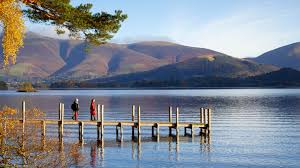
#> input picture assignment4/HW4-4-3_photosketch/input/2.jpg, 300 x 168 px, found by its file name
$ python HW4-4-3_photosketch.py
#> lines starting #> are read from the running program, lines starting #| are printed output that depends on the picture
import cv2
import numpy as np

image = cv2.imread ("assignment4\HW4-4-3_photosketch\input/2.jpg")
#> image is the input picture: shape (168, 300, 3); mean B, G, R 146.9, 136.5, 129.5
image=cv2.cvtColor (image,cv2.COLOR_BGR2GRAY)
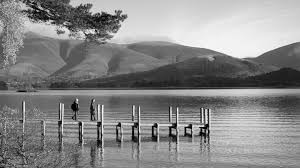
#> image: shape (168, 300); min 0, max 254, mean 135.6

inverted_image = 255 - image
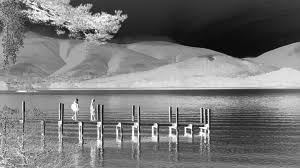
#> inverted_image: shape (168, 300); min 1, max 255, mean 119.4
blured_image = cv2.GaussianBlur (inverted_image , (21,21), 0)
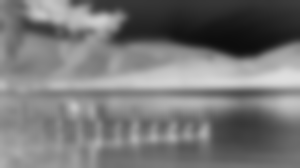
#> blured_image: shape (168, 300); min 13, max 223, mean 119.3
inverted_blured_image = 255 - blured_image
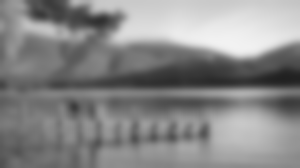
#> inverted_blured_image: shape (168, 300); min 32, max 242, mean 135.7

sketch = image/ inverted_blured_image
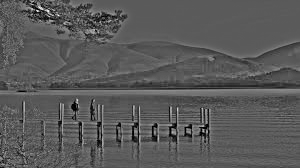
#> sketch: shape (168, 300) float64; min 0, max 2.8, mean 0.986; drawn with min black and max white
sketch = sketch * 255
sketh = sketch.astype(np.uint8)
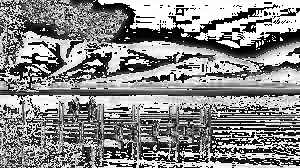
#> sketh: shape (168, 300); min 0, max 255, mean 137.9

cv2.imwrite ("assignment4\HW4-4-3_photosketch/result.jpg",sketch)
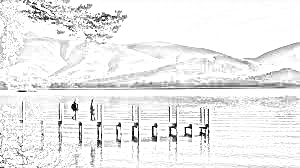
#> saved as result.jpg: shape (168, 300); min 0, max 255, mean 236.3

$ run again, with assignment4/HW4-4-3_photosketch/input/1.jpg copied over assignment4/HW4-4-3_photosketch/input/2.jpg
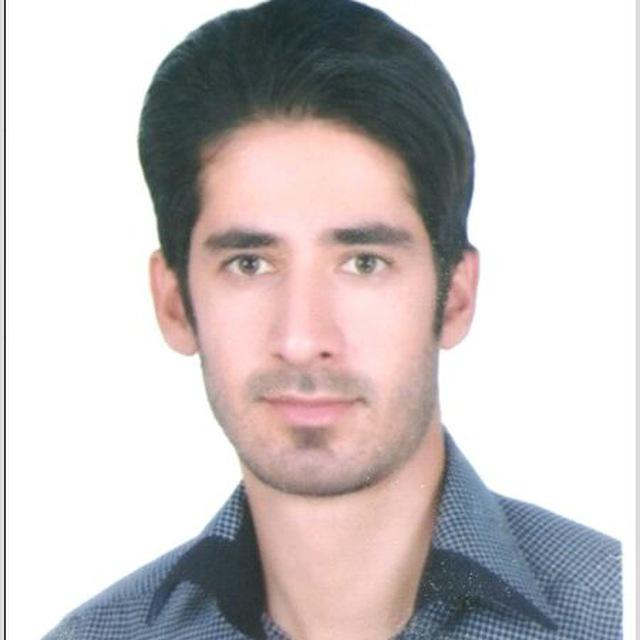
#> input picture assignment4/HW4-4-3_photosketch/input/1.jpg, 640 x 640 px, found by its file name
#> image is the input picture: shape (640, 640, 3); mean B, G, R 195.9, 195.7, 202.7
#> image: shape (640, 640)
#> `sketch = image/ inverted_blured_image`:
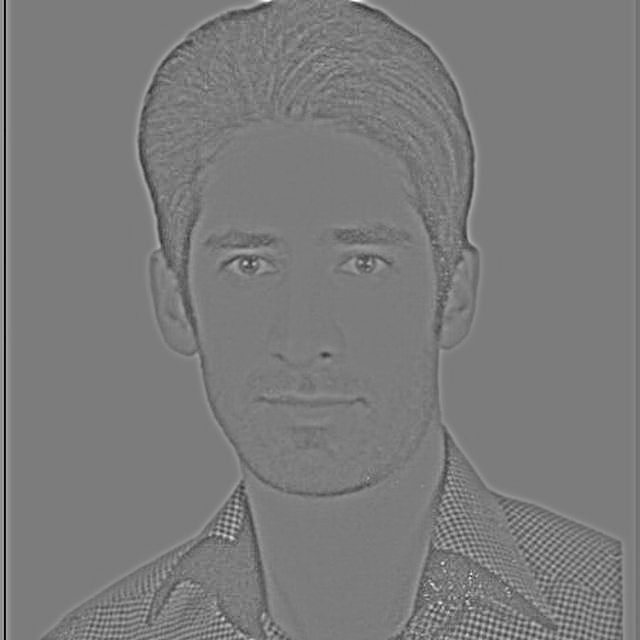
#> sketch: shape (640, 640) float64; min 0.237, max 1.81, mean 0.997; drawn with min black and max white
#> `cv2.imwrite ("assignment4\HW4-4-3_photosketch/result.jpg",sketch)`:
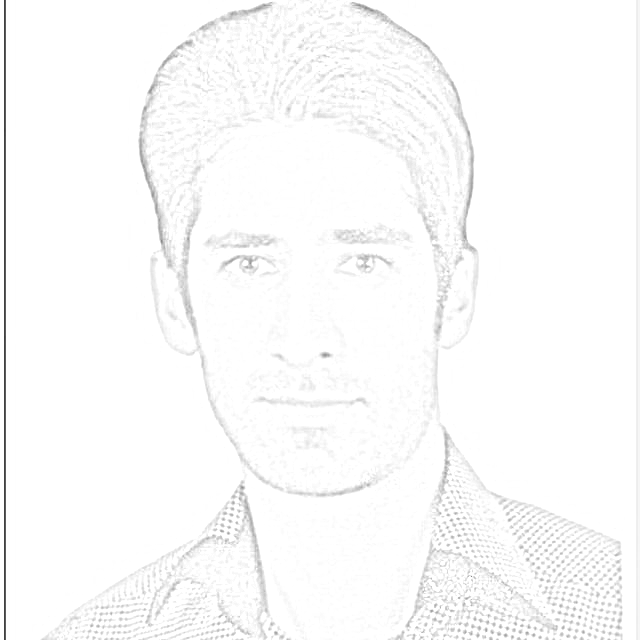
#> saved as result.jpg: shape (640, 640); min 60, max 255, mean 250.9

$ run again, with assignment4/HW4-4-3_photosketch/input/image.png saved as assignment4/HW4-4-3_photosketch/input/2.jpg
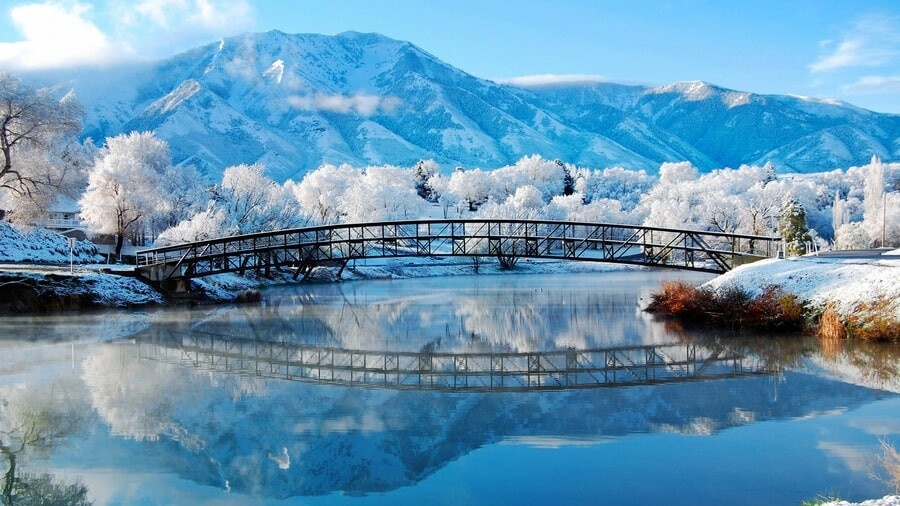
#> input picture assignment4/HW4-4-3_photosketch/input/image.png, 900 x 506 px, found by its file name
#> image is the input picture: shape (506, 900, 3); mean B, G, R 178.9, 149.9, 103.6
#> image: shape (506, 900)
#> `cv2.imwrite ("assignment4\HW4-4-3_photosketch/result.jpg",sketch)`:
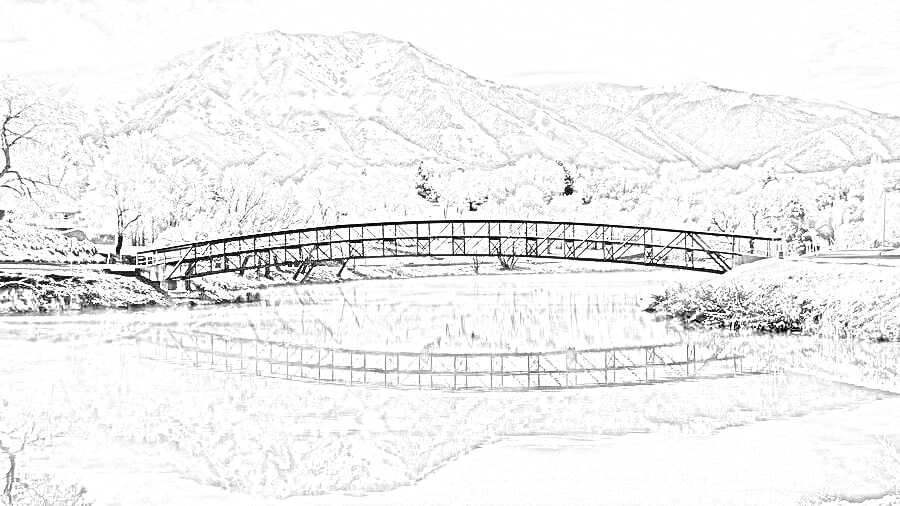
#> saved as result.jpg: shape (506, 900); min 0, max 255, mean 240
